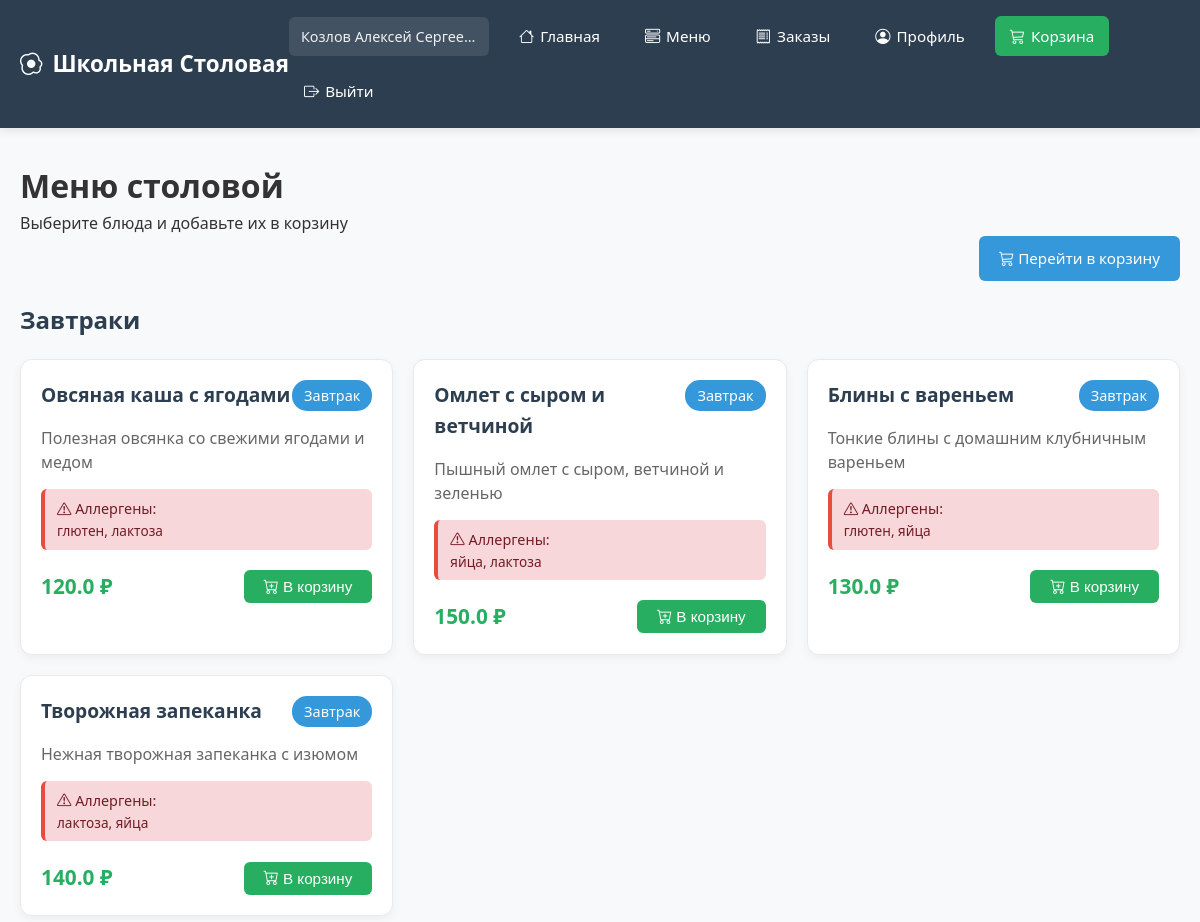
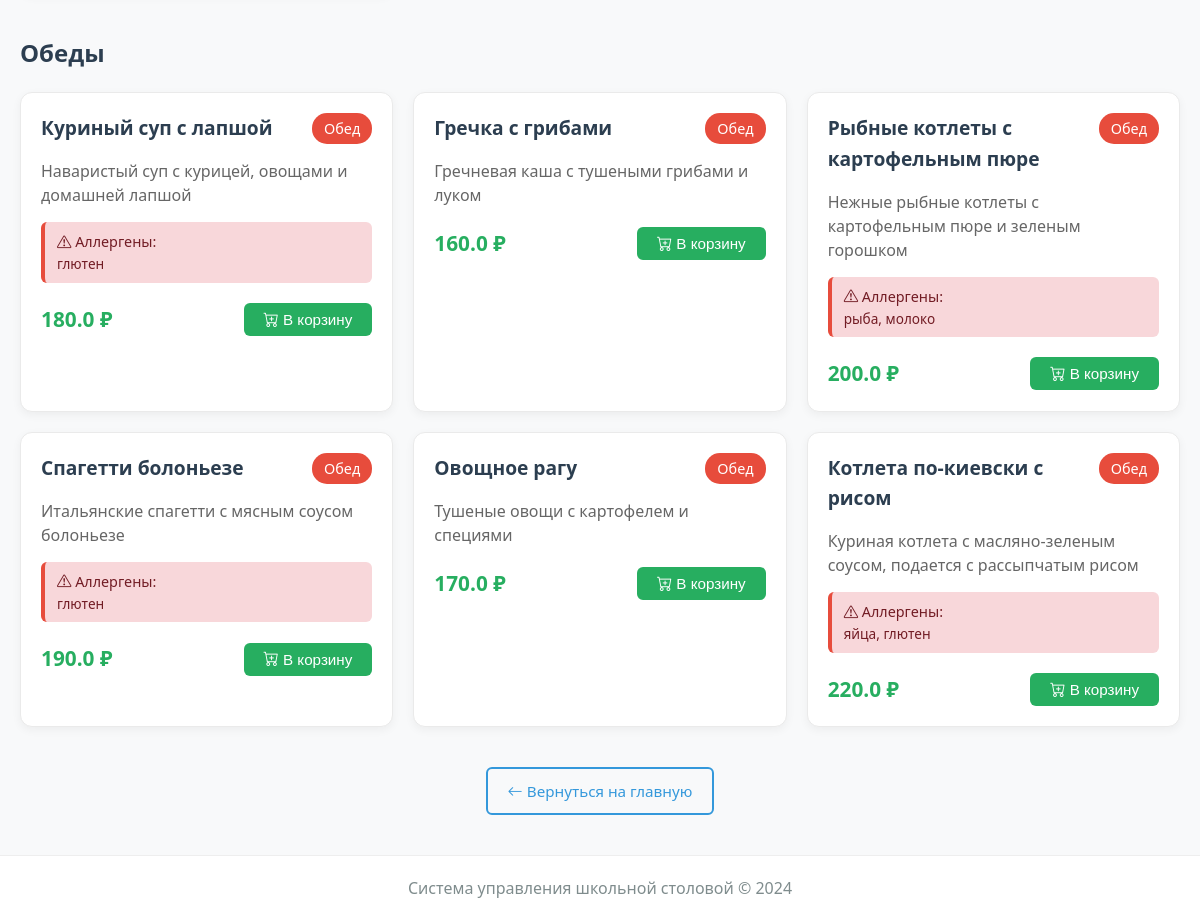
The app's page /user/menu (signed in) with its own data (2 pictures, top to bottom).
### modules/core/models.py (models this page shows, shortened)
class User(UserMixin, db.Model):
    __tablename__ = 'users'
    id = db.Column(db.Integer, primary_key=True)
    email = db.Column(db.String(120), unique=True, nullable=False, index=True)
    password = db.Column(db.String(200), nullable=False)
    role = db.Column(db.String(20), nullable=False)  # 'student', 'cook', 'admin'
    full_name = db.Column(db.String(100))
    class_group = db.Column(db.String(50))  # Только для учеников
    allergies = db.Column(db.Text, default='')  # JSON или текст с аллергенами
    preferences = db.Column(db.String(50), default='')  # Новое поле: предпочтения в питании
    avatar_url = db.Column(db.String(255))  # Новое поле: путь к аватару
    balance = db.Column(db.Float, default=0.0)  # Новое поле: баланс счета
    is_active = db.Column(db.Boolean, default=True)
    created_at = db.Column(db.DateTime, default=datetime.utcnow)
    updated_at = db.Column(db.DateTime, default=datetime.utcnow, onupdate=datetime.utcnow)

class MenuItem(db.Model):
    __tablename__ = 'menu_items'
    id = db.Column(db.Integer, primary_key=True)
    name = db.Column(db.String(100), nullable=False)
    description = db.Column(db.Text)
    price = db.Column(db.Float, nullable=False)
    category = db.Column(db.String(50))  # 'breakfast', 'lunch', 'snack'
    meal_type = db.Column(db.String(20))  # 'vegetarian', 'meat', 'fish', etc.
    allergens = db.Column(db.Text)  # JSON список аллергенов
    available = db.Column(db.Boolean, default=True)
    image_url = db.Column(db.String(255))
    created_at = db.Column(db.DateTime, default=datetime.utcnow)

### modules/user/routes.py (the view)
@user_bp.route('/menu')
@login_required
def show_menu():
    if current_user.role != 'student':
        flash('Доступ запрещен', 'danger')
        return redirect(url_for('index'))
    from modules.core.models import MenuItem
    breakfast_items = MenuItem.query.filter_by(
        category='breakfast',
        available=True
    ).all()
    lunch_items = MenuItem.query.filter_by(
        category='lunch',
        available=True
    ).all()
    return render_template('user/menu.html',
                           breakfast_items=breakfast_items,
                           lunch_items=lunch_items)

### app.py (called while the page is built)
@login_manager.user_loader
def load_user(user_id):
    try:
        from modules.core.models import User
        return User.query.get(int(user_id))
    except Exception as e:
        print(f"{user_id}: {e}")
        return None

@app.context_processor
def inject_cart_count():
    return {'cart_count': get_cart_count()}

@app.context_processor
def inject_now():
    return {'now': datetime.utcnow()}

@app.context_processor
def inject_pending_requests():
    from modules.core.models import SupplyRequest
    try:
        if current_user.is_authenticated and current_user.role == 'admin':
            pending_count = SupplyRequest.query.filter_by(status='pending').count()
            return {'pending_requests_count': pending_count}
    except:
        pass
    return {'pending_requests_count': 0}

### modules/user/routes.py (called while the page is built)
def get_cart_count():
    cart = session.get('cart', {})
    total = sum(item.get('quantity', 0) for item in cart.values())
    return total

### templates/user/menu.html (shortened to what this page needs)
{% extends "base.html" %}
{% block content %}
<div class="menu-header">
    <h1>Меню столовой</h1>
    <p class="text-muted">Выберите блюда и добавьте их в корзину</p>
</div>
<div style="text-align: right; margin-bottom: 20px;">
    <a href="{{ url_for('user.view_cart') }}" class="btn btn-primary">
        <i class="bi bi-cart3"></i>
        {% if cart_count and cart_count > 0 %}
            Корзина ({{ cart_count }})
        {% else %}
            Перейти в корзину
        {% endif %}
    </a>
</div>
<h2 style="margin-bottom: 20px; color: #2c3e50;">Завтраки</h2>
<div style="display: grid; grid-template-columns: repeat(auto-fill, minmax(320px, 1fr)); gap: 20px; margin-bottom: 40px;">
    {% for item in breakfast_items %}
    <div style="border: 1px solid #eaeaea; border-radius: 12px; padding: 20px; background: white; box-shadow: 0 3px 10px rgba(0,0,0,0.05); transition: all 0.3s;">
        <div style="display: flex; justify-content: space-between; align-items: flex-start; margin-bottom: 15px;">
            <h3 style="color: #2c3e50; font-size: 1.2rem;">{{ item.name }}</h3>
            <span style="background: #3498db; color: white; padding: 4px 12px; border-radius: 15px; font-size: 0.9rem; font-weight: 500;">
                Завтрак
            </span>
        </div>
        <p style="color: #666; margin-bottom: 15px; line-height: 1.5;">{{ item.description }}</p>
        {% if item.allergens %}
        <div style="margin-bottom: 15px; padding: 8px 12px; background: #f8d7da; border-radius: 6px; border-left: 4px solid #e74c3c;">
            <div style="font-size: 0.9rem; color: #721c24; font-weight: 500;">
                <i class="bi bi-exclamation-triangle"></i> Аллергены:
            </div>
            <div style="font-size: 0.85rem; color: #721c24;">{{ item.allergens }}</div>
        </div>
        {% endif %}
        <div style="display: flex; justify-content: space-between; align-items: center; margin-top: 20px;">
            <div>
                <span style="font-weight: bold; color: #27ae60; font-size: 1.3rem;">{{ item.price }} ₽</span>
            </div>
            <form action="{{ url_for('user.add_to_cart', item_id=item.id) }}" method="POST">
                <button type="submit" class="btn btn-success" style="padding: 8px 20px;">
                    <i class="bi bi-cart-plus"></i> В корзину
                </button>
            </form>
        </div>
    </div>
    {% endfor %}
</div>
<h2 style="margin-bottom: 20px; color: #2c3e50;">Обеды</h2>
<div style="display: grid; grid-template-columns: repeat(auto-fill, minmax(320px, 1fr)); gap: 20px;">
    {% for item in lunch_items %}
    <div style="border: 1px solid #eaeaea; border-radius: 12px; padding: 20px; background: white; box-shadow: 0 3px 10px rgba(0,0,0,0.05); transition: all 0.3s;">
        <div style="display: flex; justify-content: space-between; align-items: flex-start; margin-bottom: 15px;">
            <h3 style="color: #2c3e50; font-size: 1.2rem;">{{ item.name }}</h3>
            <span style="background: #e74c3c; color: white; padding: 4px 12px; border-radius: 15px; font-size: 0.9rem; font-weight: 500;">
                Обед
            </span>
        </div>
        <p style="color: #666; margin-bottom: 15px; line-height: 1.5;">{{ item.description }}</p>
        {% if item.allergens %}
        <div style="margin-bottom: 15px; padding: 8px 12px; background: #f8d7da; border-radius: 6px; border-left: 4px solid #e74c3c;">
            <div style="font-size: 0.9rem; color: #721c24; font-weight: 500;">
                <i class="bi bi-exclamation-triangle"></i> Аллергены:
            </div>
            <div style="font-size: 0.85rem; color: #721c24;">{{ item.allergens }}</div>
        </div>
        {% endif %}
        <div style="display: flex; justify-content: space-between; align-items: center; margin-top: 20px;">
            <div>
                <span style="font-weight: bold; color: #27ae60; font-size: 1.3rem;">{{ item.price }} ₽</span>
            </div>
            <form action="{{ url_for('user.add_to_cart', item_id=item.id) }}" method="POST">
                <button type="submit" class="btn btn-success" style="padding: 8px 20px;">
                    <i class="bi bi-cart-plus"></i> В корзину
                </button>
            </form>
        </div>
    </div>
    {% endfor %}
</div>
<div style="text-align: center; margin-top: 40px;">
    <a href="{{ url_for('user.dashboard') }}" class="btn btn-outline">
        <i class="bi bi-arrow-left"></i> Вернуться на главную
    </a>
</div>
{% endblock %}

### templates/base.html (shortened to what this page needs)
<!DOCTYPE html>
<html lang="ru">
<head>
    <link rel="stylesheet" href="{{ url_for('static', filename='css/style.css') }}">
    <link rel="stylesheet" href="https://cdn.jsdelivr.net/npm/bootstrap-icons@1.10.0/font/bootstrap-icons.css">
</head>
<body>
    <header>
        <nav class="navbar">
            <div class="nav-container">
                <a href="{{ url_for('index') }}" class="logo">
                    <i class="bi bi-egg-fried"></i> Школьная Столовая
                </a>
                <div class="nav-links">
                    {% if current_user.is_authenticated %}
                        <span>{{ current_user.full_name }}</span>
                        {% if current_user.role == 'student' %}
                            <a href="{{ url_for('user.dashboard') }}">
                                <i class="bi bi-house"></i> Главная
                            </a>
                            <a href="{{ url_for('user.show_menu') }}">
                                <i class="bi bi-menu-button-wide"></i> Меню
                            </a>
                            <a href="{{ url_for('user.my_orders') }}">
                                <i class="bi bi-receipt"></i> Заказы
                            </a>
                            <a href="{{ url_for('user.profile') }}">
                                <i class="bi bi-person-circle"></i> Профиль
                            </a>
                            <a href="{{ url_for('user.view_cart') }}" class="nav-cart">
                                <i class="bi bi-cart3"></i> Корзина
                            </a>
                        {% endif %}
                        <a href="{{ url_for('auth.logout') }}">
                            <i class="bi bi-box-arrow-right"></i> Выйти
                        </a>
                    {% endif %}
                </div>
            </div>
        </nav>
    </header>
    <main class="container">
        {% block content %}{% endblock %}
    </main>
    <footer>
        <p>Система управления школьной столовой © 2024</p>
    </footer>
</body>
</html>

### static/css/style.css (style rules this page uses)
* { margin: 0; padding: 0; box-sizing: border-box; }
body { font-family: 'Segoe UI', Tahoma, Geneva, Verdana, sans-serif; line-height: 1.6; color: #333; background: #f8f9fa; min-height: 100vh; }
.navbar { background-color: #2c3e50; color: white; padding: 1rem 0; box-shadow: 0 2px 10px rgba(0, 0, 0, 0.1); position: sticky; top: 0; z-index: 1000; }
.nav-container { max-width: 1200px; margin: 0 auto; padding: 0 20px; display: flex; justify-content: space-between; align-items: center; }
.logo { color: white; text-decoration: none; font-size: 1.4rem; font-weight: 700; display: flex; align-items: center; gap: 10px; white-space: nowrap; }
.nav-links { display: flex; gap: 15px; align-items: center; flex-wrap: wrap; }
.nav-links a { color: white; text-decoration: none; padding: 8px 15px; border-radius: 6px; transition: all 0.3s; display: flex; align-items: center; gap: 6px; font-weight: 500; font-size: 0.95rem; white-space: nowrap; }
.nav-cart { background: #e74c3c; color: white; padding: 8px 15px; border-radius: 6px; display: flex; align-items: center; gap: 8px; }
.nav-links span { color: #ecf0f1; font-size: 0.9rem; padding: 8px 12px; background: rgba(255, 255, 255, 0.1); border-radius: 6px; max-width: 200px; overflow: hidden; text-overflow: ellipsis; white-space: nowrap; }
.container { max-width: 1200px; margin: 2rem auto; padding: 0 20px; min-height: calc(100vh - 180px); }
.btn { display: inline-block; padding: 10px 20px; background: #3498db; color: white; text-decoration: none; border-radius: 6px; border: none; cursor: pointer; transition: all 0.3s; font-weight: 500; font-size: 0.95rem; text-align: center; }
.btn-success { background: #27ae60; }
.btn-outline { background: transparent; border: 2px solid #3498db; color: #3498db; }
footer { text-align: center; padding: 20px; margin-top: 40px; color: #7f8c8d; border-top: 1px solid #eee; background: white; }
.nav-cart { background: #27ae60; color: white !important; padding: 8px 15px; border-radius: 6px; display: flex; align-items: center; gap: 8px; }

### records on screen
User: full_name "Козлов Алексей Сергее…"
MenuItem: name "Овсяная каша с ягодами", description "Полезная овсянка со свежими ягодами и медом", allergens "глютен, лактоза", price "120.0"
MenuItem: name "Омлет с сыром и ветчиной", description "Пышный омлет с сыром, ветчиной и зеленью", allergens "яйца, лактоза", price "150.0"
MenuItem: name "Блины с вареньем", description "Тонкие блины с домашним клубничным вареньем", allergens "глютен, яйца", price "130.0"
MenuItem: name "Творожная запеканка", description "Нежная творожная запеканка с изюмом", allergens "лактоза, яйца", price "140.0"
MenuItem: name "Куриный суп с лапшой", description "Наваристый суп с курицей, овощами и домашней лапшой", allergens "глютен", price "180.0"
MenuItem: name "Гречка с грибами", description "Гречневая каша с тушеными грибами и луком", price "160.0"
MenuItem: name "Рыбные котлеты с картофельным пюре", description "Нежные рыбные котлеты с картофельным пюре и зеленым горошком", allergens "рыба, молоко", price "200.0"
MenuItem: name "Спагетти болоньезе", description "Итальянские спагетти с мясным соусом болоньезе", allergens "глютен", price "190.0"
MenuItem: name "Овощное рагу", description "Тушеные овощи с картофелем и специями", price "170.0"
MenuItem: name "Котлета по-киевски с рисом", description "Куриная котлета с масляно-зеленым соусом, подается с рассыпчатым рисом", allergens "яйца, глютен", price "220.0"
